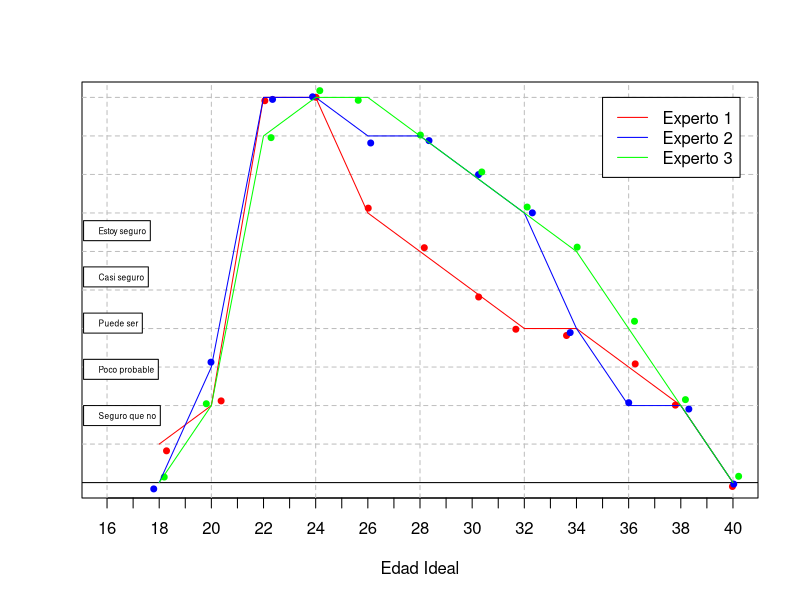
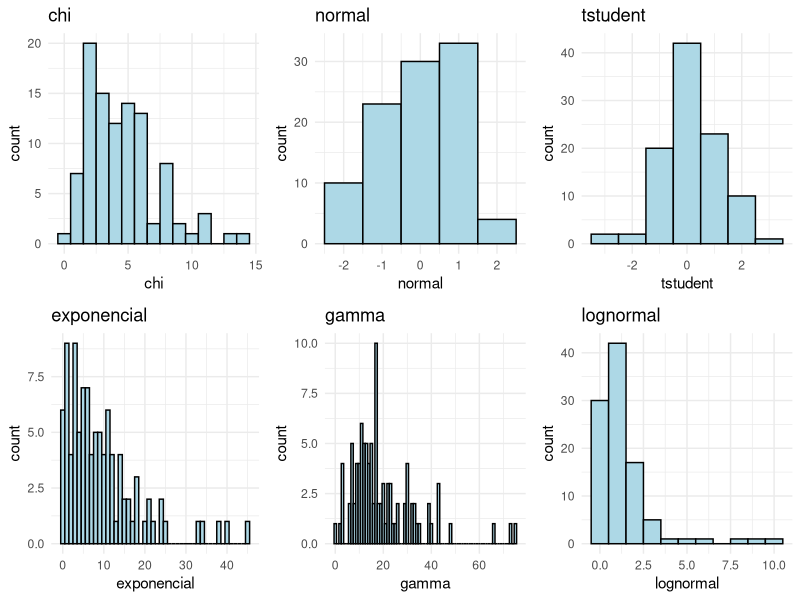
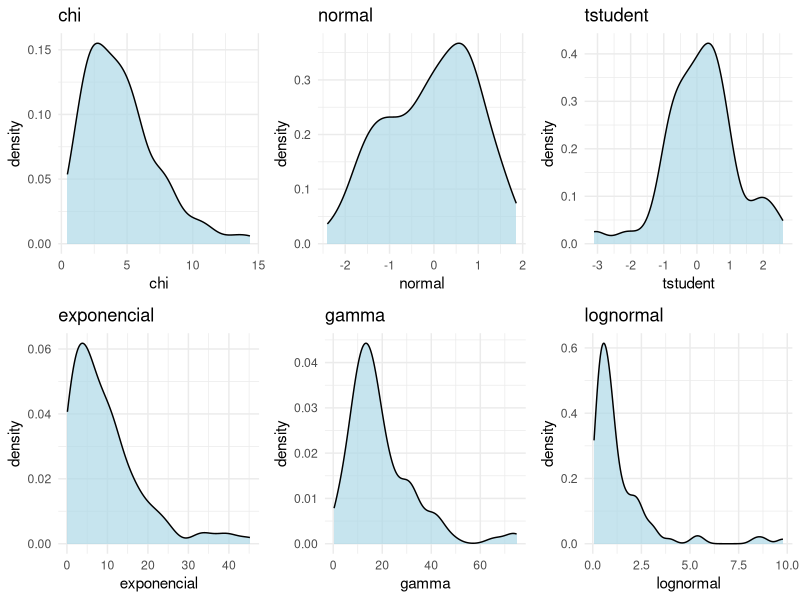
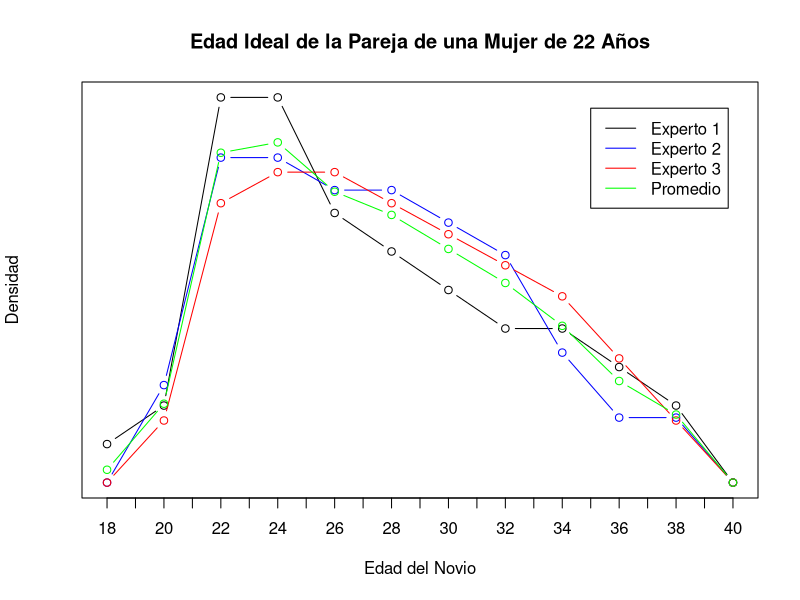
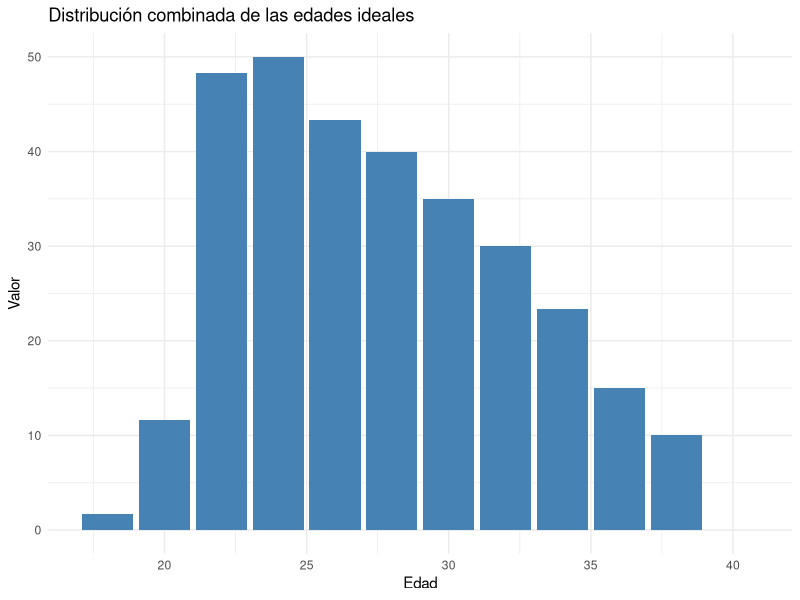

Recreate these plots in R, in order.
## ---- chunk 1
knitr::opts_chunk$set(
	echo = T,
	fig.align = "center",
	fig.pos = "H",
	message = FALSE,
	warning = FALSE
)
## ---- chunk 2
persona1 <- data.frame(
  edad = c(18, 20, 22, 24, 26, 28, 30, 32, 34, 36, 38, 40),
  valor = c(5, 10, 50, 50, 35, 30, 25, 20, 20, 15, 10, 0)
)

## ---- chunk 3
persona2 <- data.frame(
  edad = c(18, 20, 22, 24, 26, 28, 30, 32, 34, 36, 38, 40),
  valor = c(0,15,50,50,45,45,40,35,20,10,10,0)
)
## ---- chunk 4
persona3 <- data.frame(
  edad = c(18, 20, 22, 24, 26, 28, 30, 32, 34, 36, 38, 40),
  valor = c(0,10,45,50,50,45,40,35,30,20,10,0)
  
)
## ---- chunk 5
all_personas <- rbind(persona1, persona2, persona3)
## ---- chunk 6
par(lab=c(30,20,20))
par(yaxt='n')
plot(c(1000000,3500000),c(0,50),type='n',ylab='',xlab='Edad Ideal', 
     xlim = c(16, 40))

abline(v=c(0,4,8,12,16,20,24,28,32,36,40),lty=2,col='grey')
abline(h=0)
abline(h=c(5,10,15,20,25,30,35,40,45,50),lty=2,col='grey')
legend(15.1,10,'Seguro que no',cex=0.5,bg='white')
legend(15.1,16,'Poco probable',cex=0.5,bg='white')
legend(15.1,22,'Puede ser',cex=0.5,bg='white')
legend(15.1,28,'Casi seguro',cex=0.5,bg='white')
legend(15.1,34,'Estoy seguro',cex=0.5,bg='white')

# Agrega los valores de las personas como puntos con diferentes alturas en Y que son las categorias
points(x=jitter(persona1$edad), y=jitter(persona1$valor), col="red", pch=19,cex = 0.8)
points(x=jitter(persona2$edad), y=jitter(persona2$valor), col="blue", pch=19,cex = 0.8)
points(x=jitter(persona3$edad), y=jitter(persona3$valor), col="green", pch=19, cex = 0.8)
# Añade líneas que unen los puntos de cada persona
lines(x=persona1$edad, y=persona1$valor, col="red")
lines(x=persona2$edad, y=persona2$valor, col="blue")
lines(x=persona3$edad, y=persona3$valor, col="green")

legend(35, 50, c('Experto 1', 'Experto 2', 'Experto 3'), lty = c(1,1,1,1), 
       col = c( 'red', 'blue', 'green'))
## ---- chunk 7
# Load the necessary library
library(ggplot2)

# Create a data frame with example data (replace with your actual data)
# For demonstration purposes, I'll use random data
set.seed(420)
data <- data.frame(
  chi = rchisq(100, df = 5),
  normal = rnorm(100),
  tstudent = rt(100, df = 10),
  exponencial = rexp(100, rate = 0.1),
  gamma = rgamma(100, shape = 2, rate = 0.1),
  lognormal = rlnorm(100)
)

# Create histograms using ggplot2
histograms <- lapply(names(data), function(var_name) {
  ggplot(data, aes(x = .data[[var_name]])) +
    geom_histogram(binwidth = 1, fill = "lightblue", color = "black") +
    labs(title = var_name) +
    theme_minimal()
})

# Arrange histograms in a grid (3x3)
library(gridExtra)
grid.arrange(grobs = histograms, ncol = 3)

# Create density plots using ggplot2
density_plots <- lapply(names(data), function(var_name) {
  ggplot(data, aes(x = .data[[var_name]])) +
    geom_density(fill = "lightblue", color = "black", alpha = 0.7) +
    labs(title = var_name) +
    theme_minimal()
})

# Arrange density plots in a grid (3x3)
grid.arrange(grobs = density_plots, ncol = 3)

## ---- chunk 8
Nsimulaciones <- 1000
muestra1 <- sample(persona1$edad, Nsimulaciones, replace = TRUE, prob = persona1$valor)
muestra2 <- sample(persona2$edad, Nsimulaciones, replace = TRUE, prob = persona2$valor)
muestra3 <- sample(persona3$edad, Nsimulaciones, replace = TRUE, prob = persona3$valor)
## ---- chunk 9
proporcion1 <- prop.table(persona1$valor)
proporcion2 <- prop.table(persona2$valor)
proporcion3 <- prop.table(persona3$valor)
proporciones <- prop.table(table(c(muestra1, muestra2, muestra3)))
## ---- chunk 10
# Calcula el promedio de las proporciones
promedio <- (proporcion1 + proporcion2 + proporcion3) / 3
edad <-  persona1$edad
# Agrega el promedio al gráfico
plot(edad, proporcion1, type = 'b', ylab = 'Densidad', xlab = 'Edad del Novio')
title(main = 'Edad Ideal de la Pareja de una Mujer de 22 Años')
points(edad, proporcion2, type = 'b', col = 'blue')
points(edad, proporcion3, type = 'b', col = 'red')
points(edad, promedio, type = 'b', col = 'green')
legend(35, 0.18, c('Experto 1', 'Experto 2', 'Experto 3', 'Promedio'), lty = c(1, 1, 1, 1), col = c('black', 'blue', 'red', 'green'))

## ---- chunk 11
combinado <- rbind(persona1, persona2, persona3)

# Calcular la media ponderada por edad
library(dplyr)
resultado <- combinado %>%
  group_by(edad) %>%
  summarise(valor = mean(valor))

## ---- chunk 12
# Cargar la librería para gráficos
library(ggplot2)

# Crear el gráfico de barras
ggplot(resultado, aes(x=edad, y=valor)) +
  geom_bar(stat="identity", fill="steelblue") +
  theme_minimal() +
  labs(x="Edad", y="Valor", title="Distribución combinada de las edades ideales")

